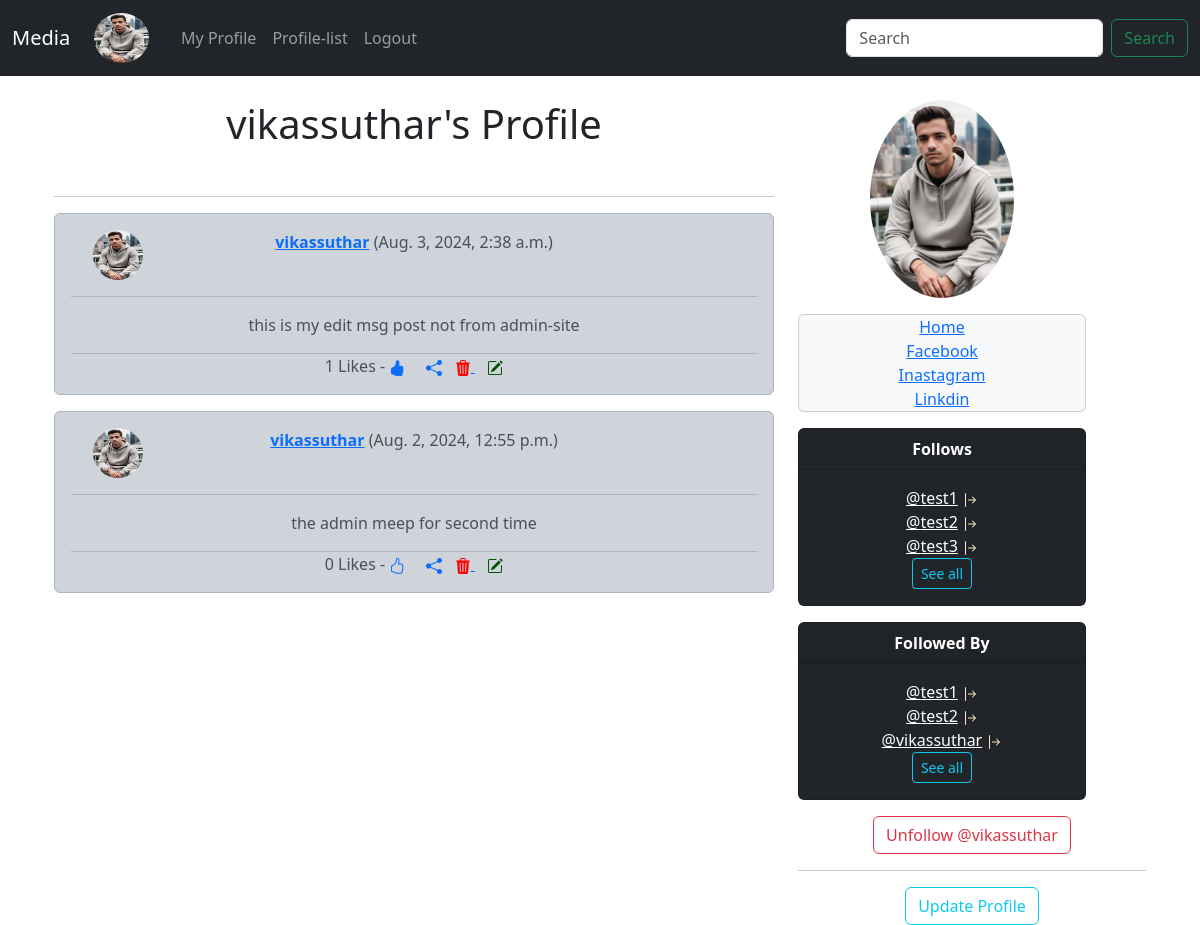
Screenshot of /profile/1 (signed in) with the database file from the repository.
### musker/models.py (models this page shows, shortened)
class Profile(models.Model):
    user = models.OneToOneField(User, on_delete=models.CASCADE)
    follows = models.ManyToManyField('self', related_name='followed_by', symmetrical=False, blank=True)
    date_modified = models.DateTimeField(User, auto_now=True)
    profile_image = models.ImageField(null=True, blank=True, upload_to='images/')
    profile_bio = models.CharField(null=True, blank=True, max_length=500)
    homepage_link = models.CharField(null=True, blank=True, max_length=100)
    facebook_link = models.CharField(null=True, blank=True, max_length=100)
    instagram_link = models.CharField(null=True, blank=True, max_length=100)
    linkedin_link = models.CharField(null=True, blank=True, max_length=100)
    def __str__(self):
        return self.user.username

class Meep(models.Model):
    user = models.ForeignKey(
         User, related_name="meeps",
         on_delete=models.DO_NOTHING
    )
    body = models.CharField(max_length=200)
    created_at = models.DateTimeField(auto_now_add=True)
    likes = models.ManyToManyField(User, related_name="meep_like", blank=True)
    def number_of_likes(self):
        return self.likes.count()

### musker/views.py (the view, shortened to what this page needs)
# urls.py: path('profile/<int:pk>', views.profile, name='profile'),
def profile(request, pk):
    if request.user.is_authenticated:
        profile = Profile.objects.get(user_id=pk)
        meeps = Meep.objects.filter(user_id=pk).order_by("-created_at")
        context = {'profile':profile, 'meeps':meeps}
        return render(request, "musker/profile.html", context)
    else:
        messages.success(request, ("You must been logged In to see this page........"))
        return redirect('login')

### templates/musker/profile.html (shortened to what this page needs)
{% extends 'base.html' %}
{% load static %}
{% block content %}
{% if profile %}
    <div class="container text-center">
        <div class="row">
            <div class="col-8">
                <h1>{{ profile.user.username }}'s Profile</h1><br><hr>
                {% if meeps %}
                    {% for meep in meeps %}
                        <div class="alert-dark alert container" role="alert">
                            <div class="row">
                                <div class="col-2">
                                    {% if profile.profile_image %}
                                    <img src="{{ profile.profile_image.url}}" class="rounded-circle" alt="Profile-Pic" width="50" height="50">
                                    {% else %}
                                    <img src="{% static 'images/defualt.jpg' %}" class="rounded-circle" alt="defualt" width="50" height="50">
                                    {% endif %}
                                </div>
                                <div class="col-8">
                                    <a href="{% url 'profile' meep.user.id %}"><strong>{{ meep.user.username }}</strong></a>
                                    ({{ meep.created_at }})
                                </div>
                            </div> <hr>
                            <p class="card-text">{{ meep.body }}</p><hr class="mt-0 mb-0"><span>{{meep.number_of_likes }} Likes - </span>
                            {% if user in meep.likes.all %}
                    <a href="{% url 'meep_like' meep.id %}"></a>
                    {% else %}
                    <a href="{% url 'meep_like' meep.id %}"></a>
                    {% endif %}
                    <span><a href="{% url 'meep_show' meep.id %}"><svg xmlns="http://www.w3.org/2000/svg" width="16" height="16" fill="currentColor" class="bi bi-share-fill" viewBox="0 0 16 16">
                        <path d="M11 2.5a2.5 2.5 0 1 1 .603 1.628l-6.718 3.12a2.5 2.5 0 0 1 0 1.504l6.718 3.12a2.5 2.5 0 1 1-.488.876l-6.718-3.12a2.5 2.5 0 1 1 0-3.256l6.718-3.12A2.5 2.5 0 0 1 11 2.5"/>
                      </svg></a></span>&nbsp;&nbsp;
                      {% if request.user.id == profile.user.id %}
                      <a href="{% url 'delete_meep' meep.id %}">
                      </a>&nbsp;&nbsp;
                      <a href="{% url 'edit_meep' meep.id %}">
                      </a>
                      {% endif %}
                        </div>
                    {% endfor %}
                {% endif %}
            </div>
            <div class="col-4">
                {% if profile.profile_image %}
                <div class="mb-3" style="max-width: 18rem;">
                    <img src="{{ profile.profile_image.url }}" class="rounded-circle" alt="" style="max-width: 9rem;">
                </div>
                {% endif %}
                <div class="card text-bg-light mb-3" style="max-width: 18rem;">
                {% if profile.homepage_link %}
                <a target="new" href="{{ profile.homepage_link }}">Home</a>
                {% endif %}
                {% if profile.facebook_link %}
                <a target="new" href="{{ profile.facebook_link }}">Facebook</a>
                {% endif %}
                {% if profile.instagram_link %}
                <a target="new" href="{{ profile.instagram_link }}">Inastagram</a>
                {% endif %}
                {% if profile.linkedin_link %}
                <a target="new" href="{{ profile.linkedin_link }}">Linkdin</a>
                {% endif %}
                </div>
                <div class="card text-bg-dark mb-3" style="max-width: 18rem;">
                    <div class="card-header"><strong>Follows</strong></div>
                    <div class="card-body">
                        {% for following in profile.follows.all|slice:3 %}
                            <a class="card-title" href="{% url 'profile' following.user.id %}">@{{ following }}</a>
    {% if request.user.id == profile.user.id %}
    <a href="{% url 'unfollow' following.user.id %}">
    </a>
    {% endif %}
    <br>
                        {% endfor %}
                        <a href="{% url 'followed' profile.user.id %}" class="btn btn-outline-info btn-sm">See all</a>
                    </div>
                </div>
                <div class="card text-bg-dark mb-3" style="max-width: 18rem;">
                    <div class="card-header"><strong>Followed By</strong></div>
                    <div class="card-body">
                        {% for following in profile.followed_by.all|slice:3 %}
                            <a class="card-title" href="{% url 'profile' following.user.id %}">@{{ following }}</a>
    {% if following in profile.follows.all %}
    <a href="{% url 'unfollow' following.user.id %}">
    </a>
    {% endif %} <br>
                        {% endfor %}
                        <a href="{% url 'followers' profile.user.id %}" class="btn btn-outline-info btn-sm">See all</a>
                    </div>
                </div>
                <form method="post">
                    {% if profile in user.profile.follows.all %}
                        <button class="btn-outline-danger btn" name="follow" value="unfollow" type="submit">
                            Unfollow @{{ profile.user.username }}
                        </button>
                    {% else %}
                        <button class="btn-outline-success btn" name="follow" value="follow" type="submit">
                            Follow @{{ profile.user.username }}
                        </button>
                    {% endif %}
                </form>
                {% if request.user.id == profile.user.id %}
                <hr><a class="btn btn-outline-info" href="{% url 'update_user' %}">Update Profile</a>
                {% endif %}
            </div>
        </div>
    </div>
{% endif %}
{% endblock content%}

### templates/navbar.html (shortened to what this page needs)
{% load static %}
<nav class="navbar navbar-expand-lg navbar-dark bg-dark">
    <div class="container-fluid">
      <a class="navbar-brand" href="{% url 'home' %}">Media</a>
      {% if user.is_authenticated %}
          <ul class="navbar-nav">
            <li class="nav-link navbar-brand">
              <a href="{% url 'profile' request.user.id %}">
                {% if user.profile.profile_image %}
                <img src="{{ user.profile.profile_image.url }}" alt="Img" width="55" height="50" class="rounded-circle">
                {% else %}
                <img src="{% static 'images/defualt.jpg' %}" class="rounded-circle" alt="defualt" width="50" height="50">
                {% endif %}
              </a>
            </li>
          </ul>
      {% endif %}
      <div class="collapse navbar-collapse" id="navbarSupportedContent">
        <ul class="navbar-nav me-auto mb-2 mb-lg-0">
          {% if user.is_authenticated %}
          <li class="nav-item">
            <a class="nav-link" href="{% url 'profile' request.user.id %}">My Profile</a>
          </li>
          <li class="nav-item">
            <a class="nav-link" href="{% url 'profile_list' %}">Profile-list</a>
          </li>
          <li class="nav-item">
            <a class="nav-link" href="{% url 'logout' %}">Logout</a>
          </li>
          {% endif %}
        </ul>
        <form class="d-flex" role="search">
          <input class="form-control me-2" type="search" placeholder="Search" aria-label="Search">
          <button class="btn btn-outline-success" type="submit">Search</button>
        </form>
      </div>
    </div>
  </nav>

### rows the page displays
Profile: user.username "vikassuthar", profile_image (picture)
Meep: profile_image (picture), user.username "vikassuthar", created_at "Aug. 3, 2024, 2:38 a.m.", body "this is my edit msg post not from admin-site", number_of_likes "1"
Meep: profile_image (picture), user.username "vikassuthar", created_at "Aug. 2, 2024, 12:55 p.m.", body "the admin meep for second time", number_of_likes "0"
Profile: user.username "test1"
Profile: user.username "test2"
Profile: user.username "test3"
